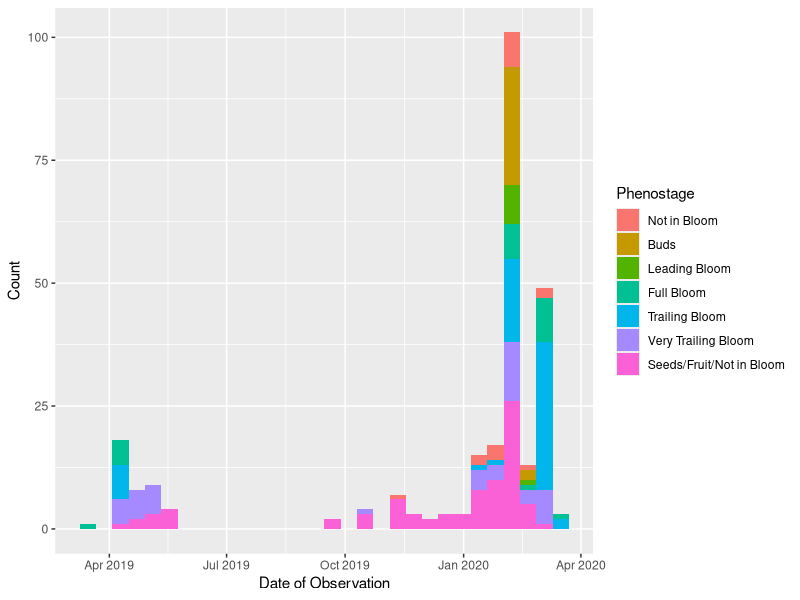
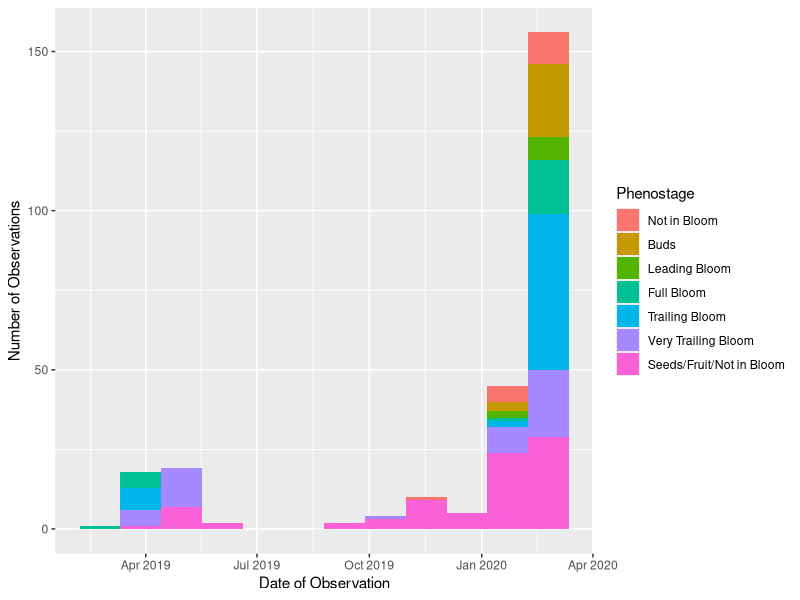
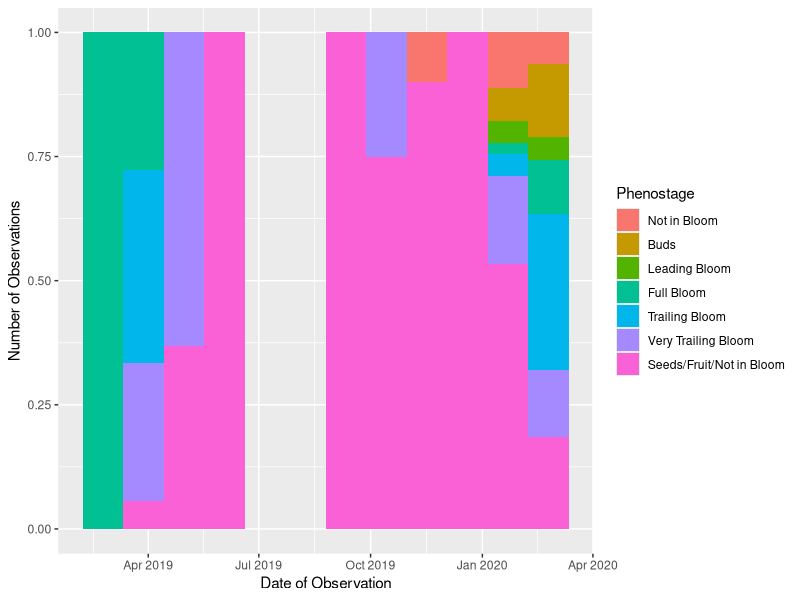
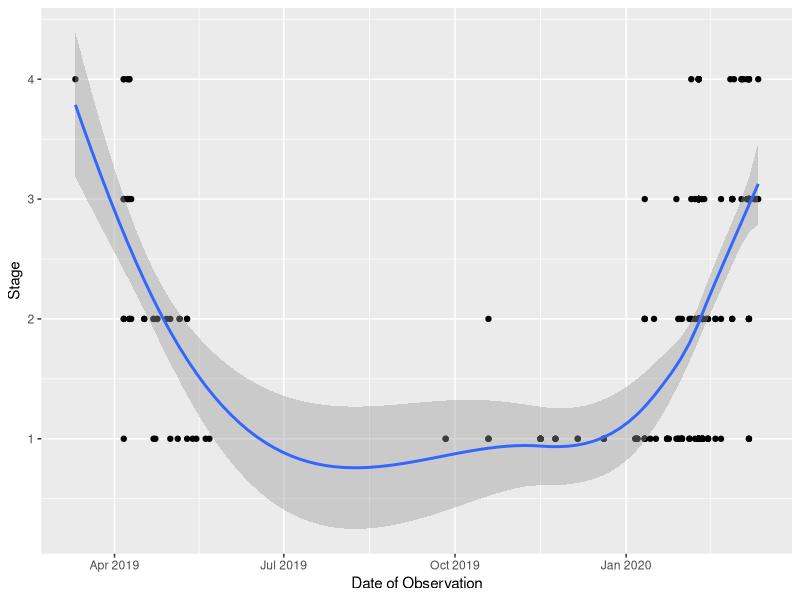
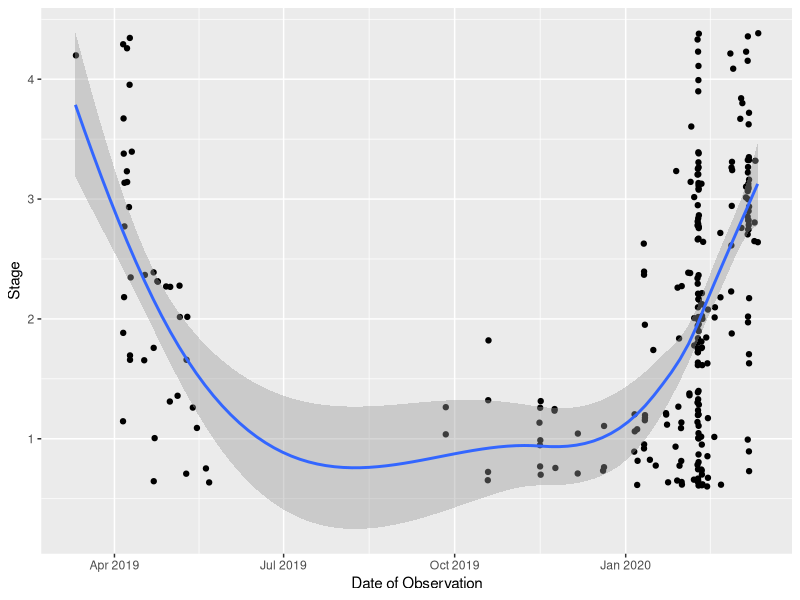
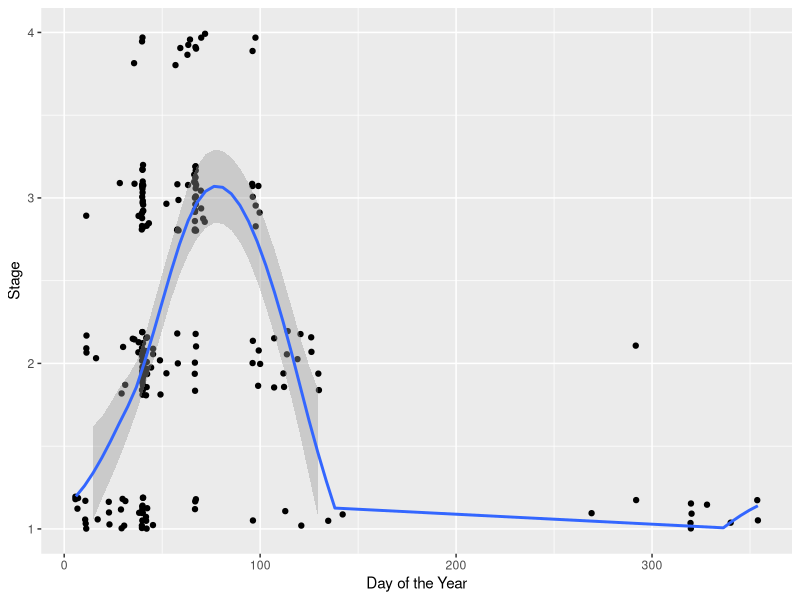

These figures' R source, in order:
## ---- chunk 1
hawth1 <- read.csv("Rhaphiolepis indica.csv")
library(zoo)
library(ggplot2)
library(lubridate)
#setting up the date columns to function correctly
hawth1$day <- as.Date(hawth1$Date, "%m/%d/%y")
hawth1$doy <- yday(hawth1$day)
#need to remove data that hasn't been asssed or after 2/4 entrily 
hawth<- subset(hawth1, hawth1$day <"2020-04-19")
## ---- chunk 2
hawth$parabola<- hawth$Phenostage
hawth$parabola<-as.character(hawth$parabola)
hawth$parabola[hawth$parabola=="7"] <- "1"
hawth$parabola[hawth$parabola=="6"]<-"2"
hawth$parabola[hawth$parabola=="5"]<-"3"
hawth$parabola<- as.numeric(hawth$parabola)


hawth$Phenostage <- as.factor(hawth$Phenostage)
hist1_hawth<-ggplot(data=hawth, aes(x=day, fill=Phenostage)) +
  geom_histogram(position = "stack")
hist1_hawth+
  ylab("Count")+
  xlab("Date of Observation") +
  scale_fill_discrete(name="Phenostage",
                         breaks=c("1", "2", "3","4","5","6","7"),
                         labels=c("Not in Bloom", "Buds", 
                                  "Leading Bloom", "Full Bloom",
                                  "Trailing Bloom", "Very Trailing Bloom", "Seeds/Fruit/Not in Bloom"))

#When bin = 12, the observations are grouped by approx 30 days ~ 1 month of data

hist2_hawth<-ggplot(data=hawth, aes(x=day, fill=Phenostage)) +
  geom_histogram(position = "stack", bins = 12)
hist2_hawth +
  ylab("Number of Observations")+
  xlab("Date of Observation") +
  scale_fill_discrete(name="Phenostage",
                         breaks=c("1", "2", "3","4","5","6","7"),
                         labels=c("Not in Bloom", "Buds", 
                                  "Leading Bloom", "Full Bloom",
                                  "Trailing Bloom", "Very Trailing Bloom", "Seeds/Fruit/Not in Bloom"))

hist3_hawth<-ggplot(data=hawth, aes(x=day, fill=Phenostage)) +
  geom_histogram(position = "fill", bins = 12)
hist3_hawth +
  ylab("Number of Observations")+
  xlab("Date of Observation") +
  scale_fill_discrete(name="Phenostage",
                         breaks=c("1", "2", "3","4","5","6","7"),
                         labels=c("Not in Bloom", "Buds", 
                                  "Leading Bloom", "Full Bloom",
                                  "Trailing Bloom", "Very Trailing Bloom", "Seeds/Fruit/Not in Bloom"))

## ---- chunk 3
hawth_plot2 <- ggplot(hawth, aes(x=day, y=parabola)) +
  geom_point() +
  geom_smooth(method="loess")
hawth_plot2 +
  xlab("Date of Observation") +
  ylab("Stage")

#Like the bar graphs to show the relative number of observations. But like the graph as a visual representation. Tyring to combine the two. But does this jitter too much?
hawth_plot3 <- ggplot(hawth, aes(x=day, y=parabola)) +
  geom_point(position = "jitter") +
  geom_smooth(method="loess")
hawth_plot3 +
  xlab("Date of Observation") +
  ylab("Stage")


#specifiy height of jitter instaed of deafult keeps the points closer together and emphazies the discretness more. a smaller height would get it even tighter but already losing some points to overlapping. I think I like this one the best :) 
hawth_plot4 <- ggplot(hawth, aes(x=doy, y=parabola)) +
  geom_jitter(height = .2) +
  geom_smooth(method="loess")
hawth_plot4 +
  xlab("Day of the Year") +
  ylab("Stage") +ylim(1,4)

## ---- chunk 4
hawth6<-hawth[with(hawth, order(doy)),]
hawth6[match(unique(hawth6$Phenostage), hawth6$Phenostage),]
## ---- chunk 5
#now ordering the data frame backwards
hawth7<-hawth[with(hawth, order(-doy)),]
#finding the first match of this data fram would be the last in doy occurance 
hawth7[match(unique(hawth7$Phenostage),hawth7$Phenostage),]
